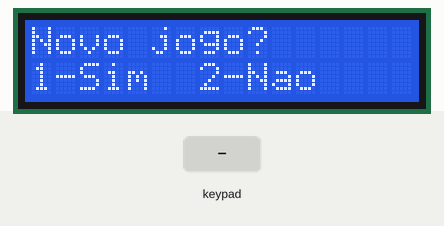
A sketch run on a simulated Arduino Uno, built with avr-gcc and run on an emulated ATmega328P. Shown: 16×2 character LCD. The inputs (shaded band) are chosen by the test bench. EEPROM starts erased.

Above: at 3.6 s.
3.7 s: keypad keys 1 3 9 7 pressed 0.4 s apart
At 4.5 s:
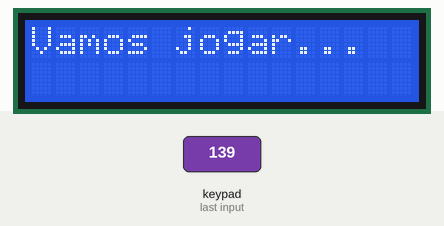
At 5.4 s:
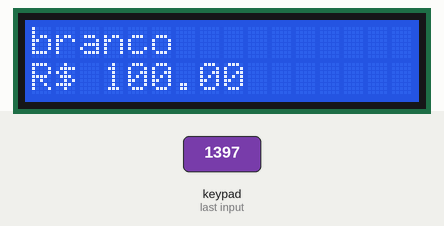
6.8 s: key '+' pressed
9.8 s: key 'D' pressed
12.8 s: keypad keys 2 3 4 5 pressed 0.4 s apart
15.9 s: key '-' pressed
At 18.2 s:
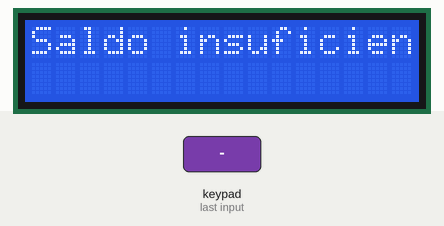
18.9 s: key '*' pressed
At 20.9 s:
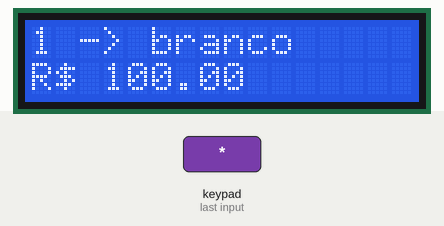

Measured:
- after the input at 3.7 s, the display: changes at once (image 1)
- after the input at 15.9 s, the display: first differs from a run without the input after 1.6 s (image 3)
- after the input at 18.9 s, the display: first differs from a run without the input after 1.7 s (image 4)
- what the display in image 3 shows lasts 1.0 s, from 17.5 s to 18.5 s

The sketch:

banco.ino
```cpp
#include <Keypad.h>
#include <LiquidCrystal_I2C.h>
#include <EEPROM.h>
#include <SPI.h>
#include <MFRC522.h>
#include <Wire.h>
#include <SPI.h>

//=================VARIAVEIS IMPORTANTES======================

boolean teste = true; //TESTE EM SIMULADOR (ativa/desativa)

long dinheiroInicial = 100; //Dinheiro inicial

int tempoDeTela = 1000; //Duração das mensagens na tela em ms

const int qtdMaximaDeJogadores = 4;  //define o maximo de jogadores
//==============================================================


//DEFINIÇÃO DOS PINO RFID <<<<<<<<<<
const byte SS_PIN = 10;
const byte RST_PIN = 9;
MFRC522 mfrc522(SS_PIN, RST_PIN);

// Definição dos pinos utilizados para o teclado matricial
const byte linhas = 4;
const byte colunas = 4;
byte linhaPinos[] = { 2, 3, 4, 5 };
byte colunaPinos[] = { A0, A1, A2, A3 };

// caracteres que representa as teclas do teclado matricial
char teclas[] = { '1', '2', '3', '+', '4', '5', '6', '-', '7', '8', '9', 'C', '*', '0', '#', 'D' };
// Criação do objeto Keypad
Keypad keypad = Keypad(makeKeymap(teclas), linhaPinos, colunaPinos, linhas, colunas);

// Definição dos pinos utilizados para o display LCD
// Criação do objeto LiquidCrystal para ser usada com o I2C
#define enderecoI2C 0x27  // Serve para definir o endereço do display.

LiquidCrystal_I2C lcd(enderecoI2C, 16, 2);

// Variavel responsavel por armazenar o valor a ser exibido no LCD
String valorTela = "";
//variavel que armazena o valor da transação
long value2 = 0;

int qtdDeJogadores = 0;

int EEPROM_endereco = 10;

bool MEMORIA_ATUALIZADA = false;  //verificador se houve atualização na lista de jogadores

//NOMEIA OS CARTÃO PARA FACILITAR A INDENTIFICAÇÃO DO USUARIO
struct nomeCartoes {
  String codCartao;
  String nomeFantasia;
};
struct nomeCartoes nomeCartao[5] = {
  { "NULNUL", "NULNUL" }, { "a7848236", "branco" }, { "b9d0d693", "azul" }, { "040a71b2dc4c81", "visa" }, { "040271b2dc4c81", "master" }
};

//ESTRUTURA COM OS VALORES DOS JOGADORES
struct contaJogadores {
  int id;
  float saldoConta;
};

//VARIAVEL QUE ARMAZENA OS JOGADORES DENTRO DE UM ARRAY
struct contaJogadores players[qtdMaximaDeJogadores];

//VARIAVEL QUE ARMAZENA OS VALORES DE TESTE
struct contaJogadores plTeste[qtdMaximaDeJogadores];

//CARACTERE ESPECIAL 'á'
byte aAcentuado[8] = {
  B00001,
  B00010,
  B01111,
  B00001,
  B01111,
  B10001,
  B01111,
  B00000
};

byte customChar[] = {
  B11111,
  B11111,
  B11111,
  B11111,
  B11111,
  B11111,
  B11111,
  B11111
};

void setup() {

  SPI.begin();
  //Inicialia RFID
  mfrc522.PCD_Init();

  // Inicializa o display LCD com 16 colunas e 2 linhas
  lcd.init();                     // Serve para iniciar a comunicação com o display já conectado
  lcd.backlight();                // Serve para ligar a luz do display
  lcd.createChar(1, aAcentuado);  //caractere especial 'á'

  lcd.createChar(0, customChar);
  telaDeCarregamento();

}
int menuOp = 0;

void loop() {

  switch (menuOp) {
    case 0:
      menuDeInicio();
      break;
    case 1:
      qtdJogadores();
      break;
    case 2:
      esperandoCartao();
      break;
    case 3:
      calculadora();
      break;
    case 4:
      operacaoAdicionar();
      break;
    case 5:
      operacaoRetirar();
      break;
    case 6:
      operacaoTransferir();
      break;
  }
}

//MENU INICIAL
void menuDeInicio() {

  lcd.setCursor(0, 0);
  lcd.print("Novo jogo?");
  lcd.setCursor(0, 1);
  lcd.print("1-Sim  2-Nao");
  char tecla = keypad.getKey();

  if (tecla == '1') {

    lcd.clear();
    exibeLcd(0, 0, "Vamos jogar...");
    delay(tempoDeTela);
    lcd.clear();
    menuOp = 1;

  } else if (tecla == '2') {

    EEPROM.get(0, qtdDeJogadores);

    if (qtdDeJogadores > 1) {
      lcd.clear();
      exibeLcd(0, 0, "Continuando...");
      delay(tempoDeTela);
      MEMORIA_ATUALIZADA = true;
      printListaJogadores();
      delay(tempoDeTela);
      menuOp = 3;

    } else {

      lcd.clear();
      lcd.setCursor(0, 0);
      lcd.print("nao h");
      lcd.write(1);  //caractere especial 'á'
      lcd.print(" jogos");
      lcd.setCursor(0, 1);
      lcd.print("salvos");
      delay(tempoDeTela);
      lcd.clear();
    }

  } else if (tecla == '#') {
    char key = keypad.getKey();
    lcd.clear();
    while (key != '+') {
      lcd.setCursor(0, 0);
      lcd.print("valor inicio:");
      key = keypad.getKey();
      if (key >= '0' && key <= '9') {

        valorTela += key;
        lcd.setCursor(0, 1);
        lcd.print(valorTela);
        dinheiroInicial = valorTela.toInt();
        key = "";

        if (valorTela.length() > 8) {
          Serial.println(valorTela.length());
          key = '+';
        }
      }
    }
    lcd.setCursor(0, 0);
    lcd.print("Dinheiro inicial");
    lcd.setCursor(0, 1);
    lcd.print(dinheiroInicial);
    delay(tempoDeTela);
    valorTela = "";
    lcd.clear();
  }
}

//MENU DE SELÇÃO PARA QUANTIDADE DE JOGADORES
void qtdJogadores() {
  lcd.setCursor(0, 0);
  lcd.print("Qtd de jogadores");
  lcd.setCursor(0, 1);
  lcd.print("de 2 a ");
  lcd.print(qtdMaximaDeJogadores);

  int tecla = keypad.getKey() - '0';

  if (tecla > 1 && tecla <= qtdMaximaDeJogadores) {

    qtdDeJogadores = tecla;
    EEPROM.put(0, qtdDeJogadores);
    lcd.clear();
    menuOp = 2;

  } else if (tecla > qtdMaximaDeJogadores) {
    lcd.clear();

    lcd.print("Selecione de 2 a ");
    lcd.setCursor(0, 1);
    lcd.print(qtdMaximaDeJogadores);

    lcd.print(" jogadores");
    delay(tempoDeTela);
    lcd.clear();
  }
}

int aux = 0;
//MENU QUE ADICIONA O CARTAO PARA CADA JOGADOR A LISTA []
void esperandoCartao() {

  if (aux == qtdDeJogadores) {  //Quantidade de cartões lida = a quantidade maxima de jogadores

    salvaNaEEPROM();

    printListaJogadores();
    lcd.clear();
    menuOp = 3;

  } else {


    int cartaoCod = aproximaCartao();


    if (cartaoCod != -1 && procuraJogador(cartaoCod) == -1) {

      // players[aux].codCartao = nomeCartao[cartaoCod].nomeFantasia;  //codigo do cartão
      players[aux].id = cartaoCod;  //Posição do nome fantasia no array
      players[aux].saldoConta = dinheiroInicial;

      lcd.clear();

      lcd.print(nomeCartao[cartaoCod].nomeFantasia);
      lcd.setCursor(0, 1);
      lcd.print("R$ " + String(players[aux].saldoConta));
      delay(tempoDeTela);
      exibeLcd(0, 0, "Aproxime cartao ");
      aux++;
    }
  }
}
int auxTeste = 0 ;
int aproximaCartao() {

  exibeLcd(0, 0, "Aproxime cartao");

  //Teste no simulador

  if (teste) {
    if (auxTeste < qtdMaximaDeJogadores) {
      return auxTeste++;
    }
    else {
      return auxTeste = 0;
    }

  } else {

    // Verifica se há uma nova tag RFID presente
    if (mfrc522.PICC_IsNewCardPresent() && mfrc522.PICC_ReadCardSerial()) {
      // Lê o ID da tag mfrc522
      String tagID = "";
      for (byte i = 0; i < mfrc522.uid.size; i++) {
        tagID.concat(String(mfrc522.uid.uidByte[i] < 0x10 ? "0" : ""));
        tagID.concat(String(mfrc522.uid.uidByte[i], HEX));
      }

      mfrc522.PICC_HaltA();  // Pára a leitura da tag atual

      for (int i = 0; i < sizeof(nomeCartao) / sizeof(nomeCartao[0]); i++) {
        if (nomeCartao[i].codCartao.equals(tagID)) {
          return i;
        }
      }
    }
    return -1;

  }

}

//RETORNA A POSIÇÃO DO JOGADOR NA LISTA se já existe o jogador, retorna a posição
int procuraJogador(int codCartao) {
  for (int i = 0; i < qtdDeJogadores; i++) {
    if (players[i].id == codCartao) {
      return i;
    }
  }
  return -1;
}

//GRAVANDO NA EEPROM
void salvaNaEEPROM() {
  for (int i = 0; i < qtdDeJogadores; i++) {
    int endereco = EEPROM_endereco + i * sizeof(contaJogadores);
    EEPROM.put(endereco, players[i]);
  }
  MEMORIA_ATUALIZADA = true;
}

//LER EEPROM
void lendoEPRROM() {
  if (MEMORIA_ATUALIZADA) {
    for (int i = 0; i < qtdDeJogadores; i++) {
      int endereco = EEPROM_endereco + i * sizeof(contaJogadores);
      EEPROM.get(endereco, players[i]);
      int id = players[i].id;
    }
    MEMORIA_ATUALIZADA = false;
  }
  salvaNaEEPROM();
}

//IMPRIME LISTA DE JOGADORES
void printListaJogadores() {
  lendoEPRROM();
  delay(50);
  lcd.clear();

  for (int i = 0; i < qtdDeJogadores; i++) {

    lcd.setCursor(0, 0);
    lcd.print(String(i + 1));
    lcd.setCursor(2, 0);
    lcd.print("->");
    lcd.setCursor(5, 0);
    lcd.print(nomeCartao[players[i].id].nomeFantasia);
    lcd.setCursor(0, 1);
    lcd.print("R$ ");
    lcd.setCursor(3, 1);
    lcd.print(String(players[i].saldoConta));
    delay(tempoDeTela);
    lcd.clear();
  }
  lcd.clear();
}

//Dados para gravados para poder desfazer a ultima operação
struct opRealizada {
  String operador;
  int posJog1;
  int posJog2;
  long valorTransferido;
};
opRealizada dadosDesfazer = { "", -1, -1, 0 };

//CALCULADORA
//Função responsavel por receber os valores e definir as operaçoes da maquina via teclado
void calculadora() {

  // receiver.resume();
  //leituraDoTeclado.enabled = true;

  char key = keypad.getKey();

  //ERRO AQUI NAO QUER VALIDAR A TECLA
  if (key >= '0' && key <= '9') {

    valorTela += key;
    lcd.setCursor(0, 1);
    lcd.print(valorTela);
    value2 = valorTela.toInt();
    key = "";
  } else if (key == '+' && value2 != 0) {
    exibeLcd(0, 0, "Aproxime cartao ");
    menuOp = 4;
    valorTela = "";
    key = "";

  } else if (key == '-' && value2 != 0) {
    exibeLcd(0, 0, "Aproxime cartao ");
    menuOp = 5;
    key = "";
    valorTela = "";


  } else if (key == '*') {
    // Define a operação Imprimir todos os jogadores e o saldo
    valorTela = "";
    key = "";
    printListaJogadores();
    value2 = 0;
    menuOp = 3;

  } else if (key == 'C' && value2 != 0) {
    //Operação de transferir
    exibeLcd(0, 0, "Aproxime cartao ");
    menuOp = 6;
    valorTela = "";
    key = "";

  } else if (key == 'D' && !valorTela.equals("")) {
    // Define a operação apagar um digito da tela
    key = "";
    lcd.setCursor(valorTela.length() - 1, 1);
    lcd.print(" ");
    valorTela = valorTela.substring(0, valorTela.length() - 1);
    // dadosDesfazer = { "", -1, -1, 0 };

    value2 = valorTela.toInt();

  } else if (key == 'D' && valorTela.equals("")) {
    // Define a operação desfazer a ultima operação caso não tenha digitos na tela
    valorTela = "";
    key = "";
    value2 = 0;

    if (!dadosDesfazer.operador.equals("")) {
      operacaoDesfazer();
    }

  } else if (valorTela.length() > 8) {

    lcd.setCursor(0, 0);
    lcd.print("maximo   ");
    lcd.setCursor(valorTela.length() - 1, 1);
    lcd.print(" ");
    valorTela = valorTela.substring(0, valorTela.length() - 1);
    delay(tempoDeTela);
    lcd.setCursor(0, 0);
    lcd.print("Digite o valor:");

  } else if (value2 == 0) {

    lcd.setCursor(0, 0);
    lcd.print("Digite o valor:");
  }
}

//OPERAÇÃO DE ADICIONAR DINHEIRO A CONTA
void operacaoAdicionar() {

  int cartao = aproximaCartao();
  int posicaoJogador = procuraJogador(cartao);

  if (cartao != -1 && posicaoJogador != -1) {

    players[posicaoJogador].saldoConta += value2;
    dadosDesfazer = { "+", posicaoJogador, -1, value2 };
    value2 = 0;
    mostraNovoSaldo(posicaoJogador);
    menuOp = 3;
  }
}

//OPERAÇÃO DE RETIRAR DINHEIRO A CONTA
void operacaoRetirar() {

  int cartao = aproximaCartao();

  int posicaoJogador = procuraJogador(cartao);

  if (cartao != -1 && posicaoJogador != -1) {

    if (players[posicaoJogador].saldoConta >= value2) {

      players[posicaoJogador].saldoConta -= value2;
      mostraNovoSaldo(posicaoJogador);

      dadosDesfazer = { "-", posicaoJogador, -1, value2 };
      value2 = 0;
      menuOp = 3;

    } else {
      lcd.clear();
      lcd.setCursor(0, 0);
      lcd.print("Saldo insuficiente");
      value2 = 0;
      delay(tempoDeTela);
      mostraNovoSaldo(posicaoJogador);
      menuOp = 3;
    }
  }
}

int jogadorCont = 0;

void operacaoTransferir() {

  int cartao = aproximaCartao();

  lcd.setCursor(0, 1);
  lcd.print(String(jogadorCont + 1) + "o Jogador");

  int posicaoJogador = procuraJogador(cartao);

  if (cartao != -1 && posicaoJogador != -1) {

    if (jogadorCont == 0) {

      if (players[posicaoJogador].saldoConta >= value2) {
        players[posicaoJogador].saldoConta -= value2;
        jogadorCont++;

        dadosDesfazer.posJog1 = posicaoJogador;
        operacaoTransferir();
      } else {
        lcd.clear();
        lcd.setCursor(0, 0);
        lcd.print("Saldo insuficiente");
        value2 = 0;
        delay(tempoDeTela);
        mostraNovoSaldo(posicaoJogador);
        menuOp = 3;
      }
    } else if (jogadorCont == 1 && dadosDesfazer.posJog1 != posicaoJogador) {

      players[posicaoJogador].saldoConta += value2;
      mostraNovoSaldo(posicaoJogador);
      dadosDesfazer.posJog2 = posicaoJogador;
      dadosDesfazer.operador = "T";
      dadosDesfazer.valorTransferido = value2;

      value2 = 0;
      jogadorCont = 0;
      menuOp = 3;
    }
  }
}
//desfaz a ultima ação
void operacaoDesfazer() {

  lcd.clear();
  lcd.setCursor(0, 0);
  lcd.print("Desfazendo");
  delay(tempoDeTela);

  int posicaoJogador = dadosDesfazer.posJog1;

  if (dadosDesfazer.operador.equals("+")) {
    players[posicaoJogador].saldoConta -= dadosDesfazer.valorTransferido;
    mostraNovoSaldo(posicaoJogador);
    dadosDesfazer = { "", -1, -1, 0 };

  } else if (dadosDesfazer.operador.equals("-")) {
    players[posicaoJogador].saldoConta += dadosDesfazer.valorTransferido;
    mostraNovoSaldo(posicaoJogador);
    dadosDesfazer = { "", -1, -1, 0 };

  } else if (dadosDesfazer.operador.equals("T")) {

    players[dadosDesfazer.posJog1].saldoConta += dadosDesfazer.valorTransferido;
    players[dadosDesfazer.posJog2].saldoConta -= dadosDesfazer.valorTransferido;
    mostraNovoSaldo(dadosDesfazer.posJog1);
    dadosDesfazer = { "", -1, -1, 0 };
  }
}

//EXIBE NO LCD O NOVO SALDO E SALVA NA EEPROM O NOVO SALDO
void mostraNovoSaldo(int posicaoJogador) {
  salvaNaEEPROM();
  lcd.clear();
  lcd.setCursor(0, 0);
  lcd.print(nomeCartao[players[posicaoJogador].id].nomeFantasia);
  lcd.setCursor(0, 1);
  lcd.print(String(players[posicaoJogador].saldoConta));
  delay(tempoDeTela);
  lcd.clear();
  lcd.setCursor(0, 0);
  lcd.print("Concluido");
  delay(tempoDeTela);
  lcd.clear();
}

String textoEmTela = "";

//EXIBE UMA MENSAGEM NO LCD COM PARAMENTROS INFORMADOS
void exibeLcd(int colunaLCD, int linhaLCD, String texto) {
  if (!textoEmTela.equals(texto)) {
    lcd.clear();
    lcd.setCursor(colunaLCD, linhaLCD);
    lcd.print(texto);
    textoEmTela = texto;
  }
}

void telaDeCarregamento(){
    lcd.home();

  for (int i = 0 ; i < 2; i++) {
    lcd.setCursor(0, i);
    for (int j = 0 ; j < 16; j++) {
      lcd.write(0);
      delay(50);
    }
  }

   lcd.rightToLeft();
  for (int i = 1 ; i >=0; i--) {

    for (int j = 0; j <=16; j++) {
      lcd.print(' ');
      delay(20);
    }
    lcd.setCursor(16, 0);
  }


lcd.clear();
}
```
